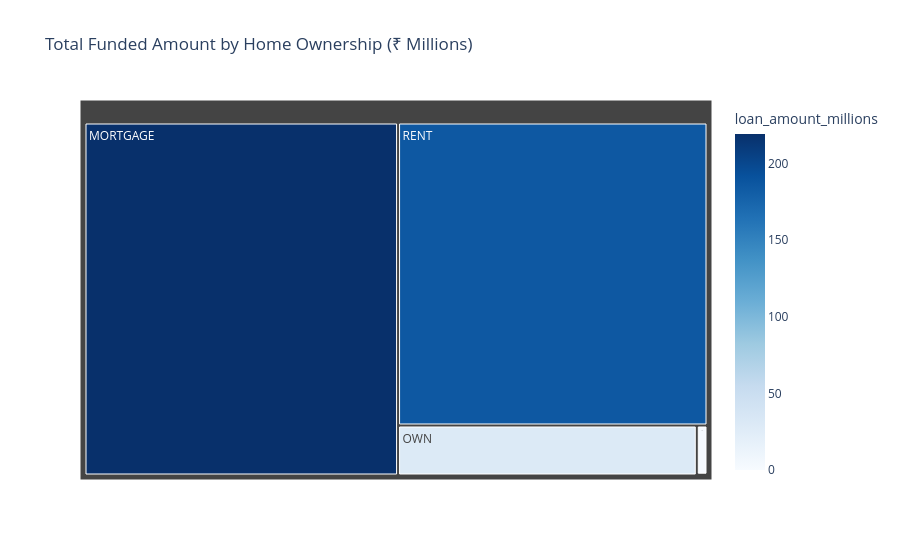

The notebook cell saved with this chart:
### Markdown cell above
#### Total Funded Amount by Home Ownership

### Code cell
# Group by home_ownership and calculate total funded amount
home_funding = df.groupby('home_ownership')['loan_amount'].sum().reset_index()
home_funding['loan_amount_millions'] = home_funding['loan_amount'] / 1_000_000

# Create Tree Map
fig = px.treemap(
    home_funding,
    path=['home_ownership'],
    values='loan_amount_millions',
    color='loan_amount_millions',
    color_continuous_scale='Blues',
    title='Total Funded Amount by Home Ownership (₹ Millions)'
)

# Show chart
fig.show()

### Figure 1 — Plotly figure (JSON) as saved in the notebook; plotly's stock layout.template omitted (floating-point values rounded to 4 significant figures)
{"data": [{"branchvalues": "total", "customdata": [[219.3], [0.0168], [1.045], [29.6], [185.8]], "domain": {"x": [0, 1], "y": [0, 1]}, "hovertemplate": "labels=%{label}<br>loan_amount_millions_sum=%{value}<br>parent=%{parent}<br>id=%{id}<br>loan_amount_millions=%{color}<extra></extra>", "ids": ["MORTGAGE", "NONE", "OTHER", "OWN", "RENT"], "labels": ["MORTGAGE", "NONE", "OTHER", "OWN", "RENT"], "marker": {"coloraxis": "coloraxis", "colors": [219.3, 0.0168, 1.045, 29.6, 185.8]}, "name": "", "parents": ["", "", "", "", ""], "type": "treemap", "values": [219.3, 0.0168, 1.045, 29.6, 185.8]}], "layout": {"coloraxis": {"colorbar": {"title": {"text": "loan_amount_millions"}}, "colorscale": [[0, "rgb(247,251,255)"], [0.125, "rgb(222,235,247)"], [0.25, "rgb(198,219,239)"], [0.375, "rgb(158,202,225)"], [0.5, "rgb(107,174,214)"], [0.625, "rgb(66,146,198)"], [0.75, "rgb(33,113,181)"], [0.875, "rgb(8,81,156)"], [1, "rgb(8,48,107)"]]}, "legend": {"tracegroupgap": 0}, "title": {"text": "Total Funded Amount by Home Ownership (₹ Millions)"}}}
